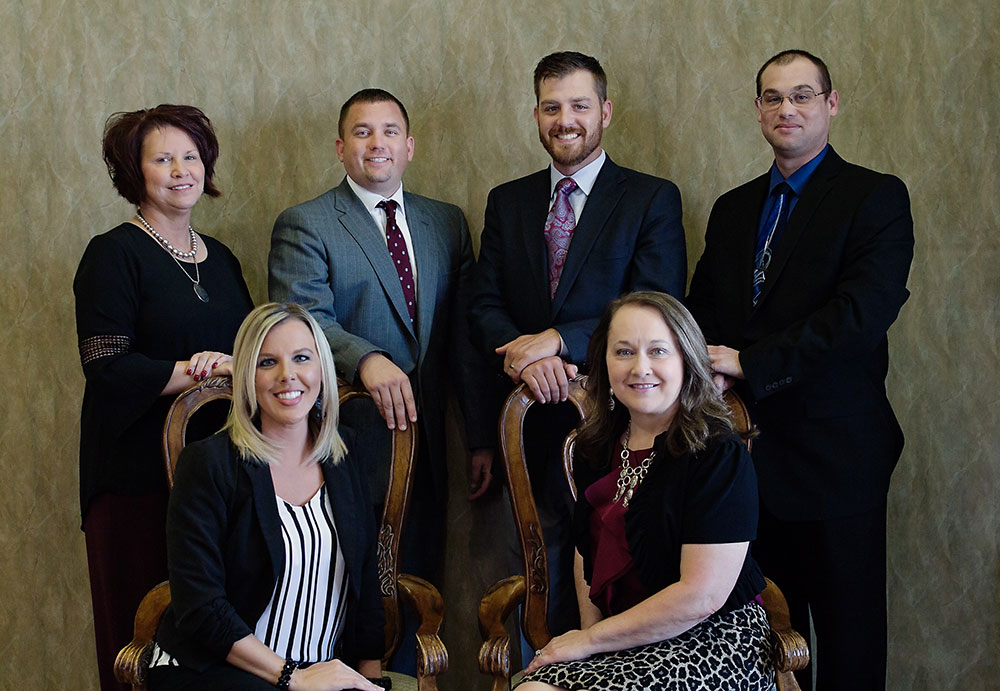
#> input picture images/people.jpg, 1000 x 691 px
$ python face_dection.py   (older library calls are emulated)
#> lines starting #> are read from the running program, lines starting #| are printed output that depends on the picture; after the words box and inside, x2 and y2 are one past the last pixel; in counts of white or black regions, pixels touching at a corner belong together
#! /usr/bin/python
# python2

import cv2
face_cascade = cv2.CascadeClassifier('./haarcascades/haarcascade_frontalface_alt.xml')
original_image_path = './images/people.jpg'
image = cv2.imread(original_image_path)
#> image is the input picture: shape (691, 1000, 3); mean B, G, R 60.3, 68.2, 73
faces = face_cascade.detectMultiScale(image, scaleFactor=1.1, minNeighbors=3,minSize=(30, 30), flags=cv2.cv.CV_HAAR_SCALE_IMAGE)
#> faces = [[144, 133, 67, 67], [747, 66, 82, 82], [339, 102, 75, 75], [529, 77, 77, 77], [596, 316, 92, 92], [243, 325, 89, 89]]
print(faces)
#| [[144 133  67  67]
#|  [747  66  82  82]
#|  [339 102  75  75]
#|  [529  77  77  77]
#|  [596 316  92  92]
#|  [243 325  89  89]]
for (x,y,w,h) in faces:
    cv2.rectangle(image, (x, y), (x + w, y + h), (0, 0 , 255), 5)
#> this loop made 6 passes
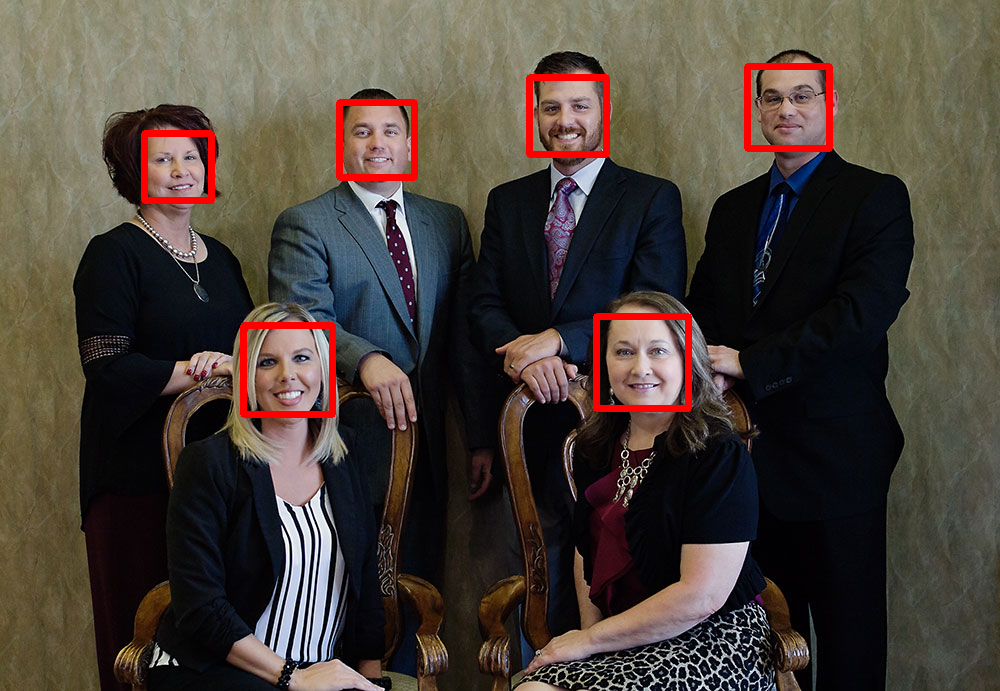
#> image: shape (691, 1000, 3); 1.94% of pixels changed, all inside (x1, y1, x2, y2) = (141, 63, 833, 418)
cv2.imwrite('people_faces.jpg', image)

$ run again, with images/ahmed.jpg copied over images/people.jpg
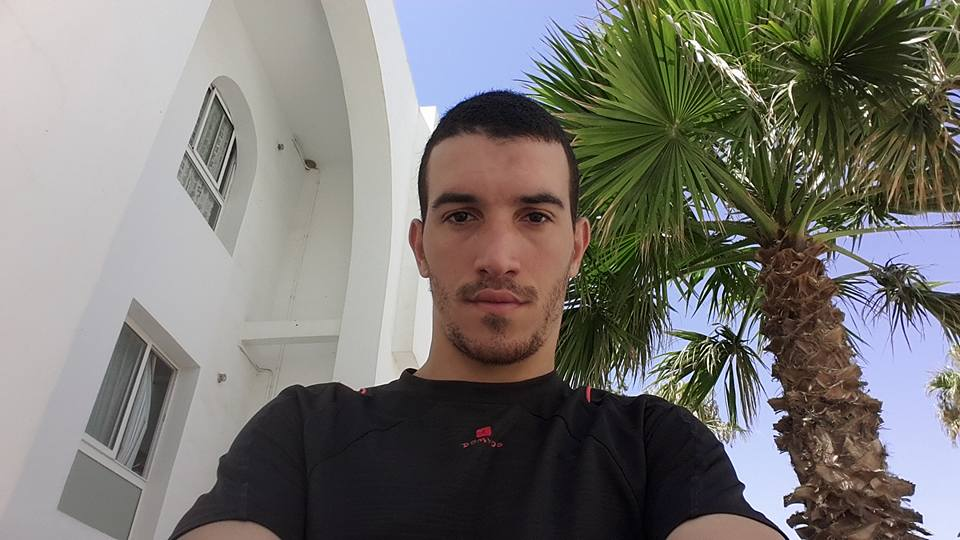
#> input picture images/ahmed.jpg, 960 x 540 px
#> image is the input picture: shape (540, 960, 3); mean B, G, R 114.6, 119.3, 121.4
#> faces = [[396, 137, 204, 204]]
#| [[396 137 204 204]]
#> the loop `for (x,y,w,h) in faces:` made 1 pass
#> after the loop `for (x,y,w,h) in faces:`:
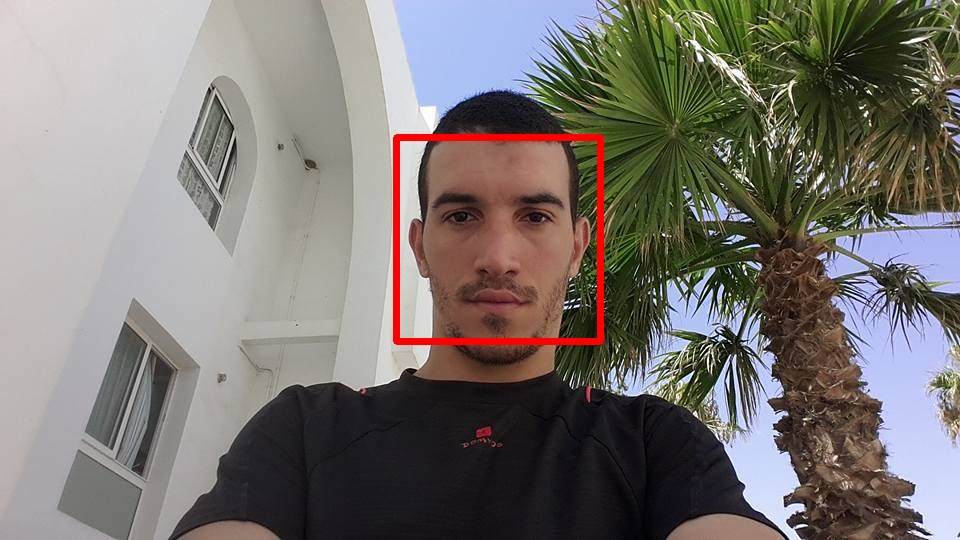
#> image: shape (540, 960, 3); 1.1% of pixels changed, all inside (x1, y1, x2, y2) = (393, 134, 604, 345)
